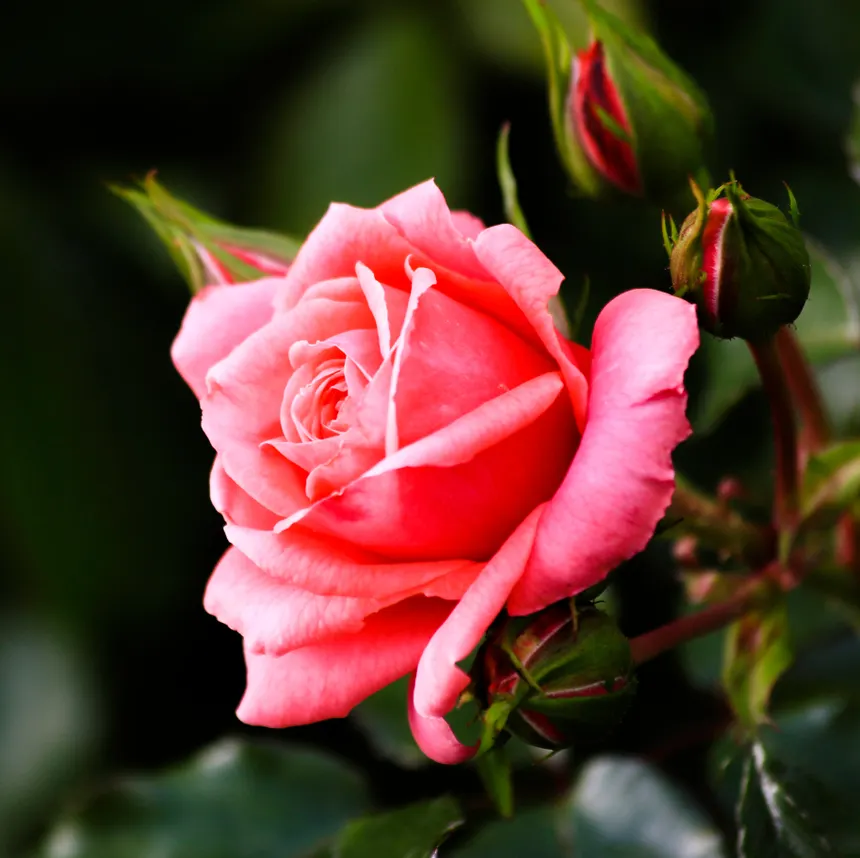
#> input picture Digital Image Processing/Rose.jpg, 860 x 858 px
$ python 'Sampling and Quantization.py'
#> lines starting #> are read from the running program, lines starting #| are printed output that depends on the picture
import cv2
import numpy as np
import matplotlib.pyplot as plt

# Read image
image = cv2.imread("Rose.jpg", cv2.IMREAD_GRAYSCALE)
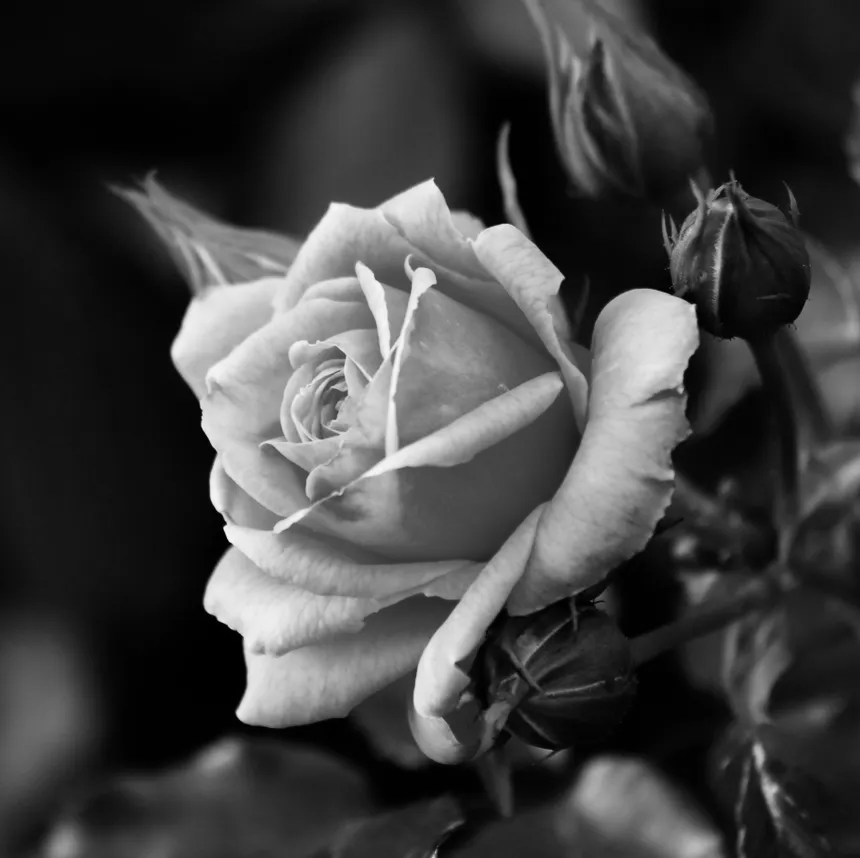
#> image: shape (858, 860); min 0, max 251, mean 64.3

if image is None:
    print("Image not found!")
    exit()

# ---------------- Sampling ----------------

# Sampling factor
sampling_factor = 4

# Reduce image resolution
sampled = image[::sampling_factor, ::sampling_factor]
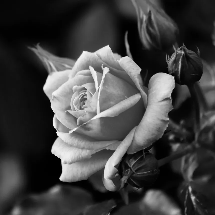
#> sampled: shape (215, 215); min 0, max 248, mean 64.2

# Resize sampled image for display
sampled_display = cv2.resize(
    sampled,
    (image.shape[1], image.shape[0]),
    interpolation=cv2.INTER_NEAREST
)

# ---------------- Quantization ----------------

# Number of intensity levels
levels = 4

# Calculate quantization step
step = 256 // levels

# Apply quantization
quantized = (image // step) * step
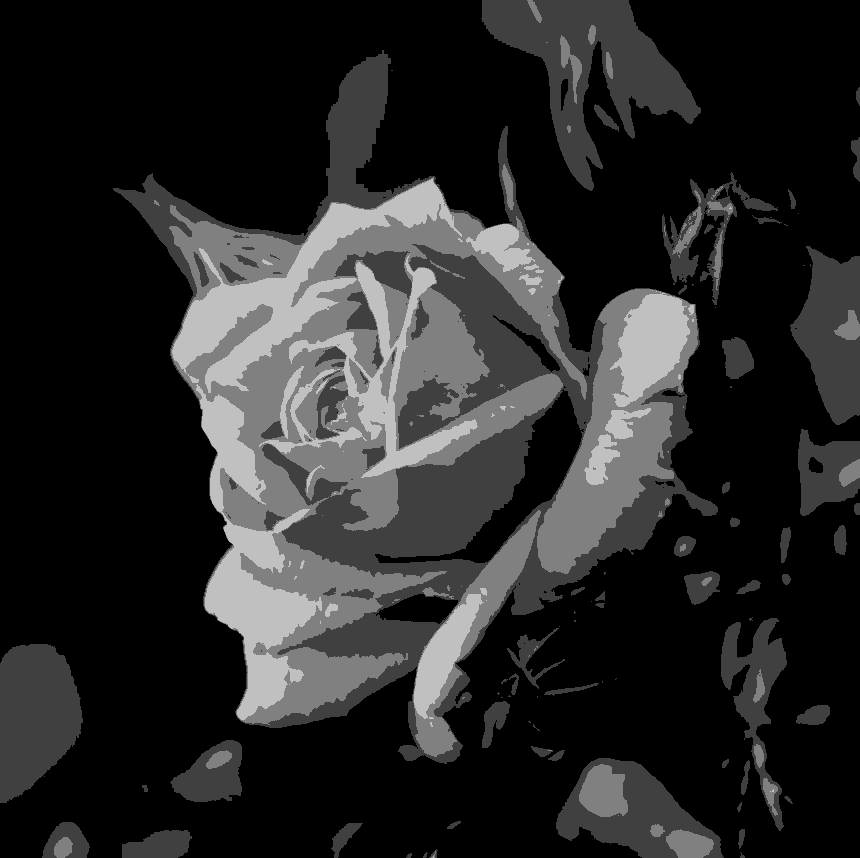
#> quantized: shape (858, 860); min 0, max 192, mean 39.8

# Convert to uint8
quantized = quantized.astype(np.uint8)

# ---------------- Display ----------------

plt.figure(figsize=(12, 5))

plt.subplot(1, 3, 1)
plt.imshow(image, cmap="gray")
plt.title("Original Image")
plt.axis("off")

plt.subplot(1, 3, 2)
plt.imshow(sampled_display, cmap="gray")
plt.title("Sampling")
plt.axis("off")

plt.subplot(1, 3, 3)
plt.imshow(quantized, cmap="gray")
plt.title("Quantization")
plt.axis("off")

plt.tight_layout()
plt.show()
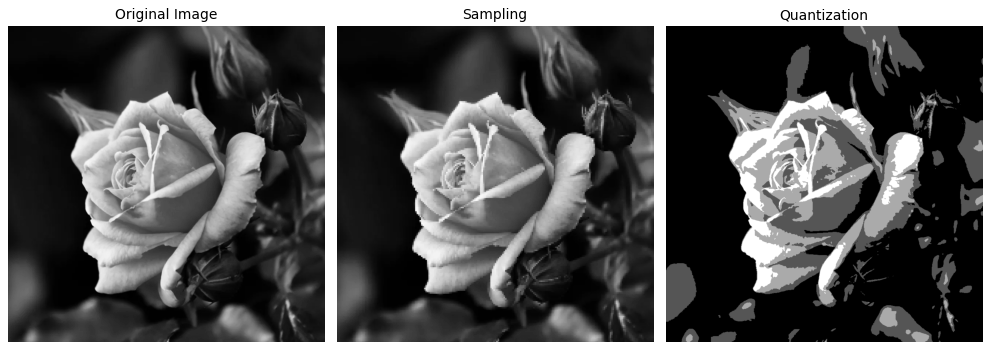
#> figure drawn by matplotlib, 3 panels

# Save outputs
cv2.imwrite("sampled_image.jpg", sampled_display)
cv2.imwrite("quantized_image.jpg", quantized)
